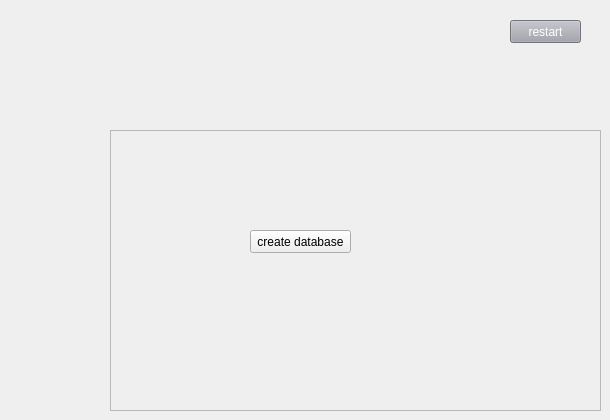
    <widget class="QWidget" name="tab_controlBanel">
     <property name="accessibleName">
      <string>tab_reporting</string>
     </property>
     <property name="styleSheet">
      <string notr="true">background-image: url(:/Icons/tab_theme.png);</string>
     </property>
     <attribute name="title">
      <string>Reporting</string>
     </attribute>
     <widget class="QFrame" name="frame_6">
      <property name="geometry">
       <rect>
        <x>110</x>
        <y>130</y>
        <width>491</width>
        <height>281</height>
       </rect>
      </property>
      <property name="frameShape">
       <enum>QFrame::StyledPanel</enum>
      </property>
      <property name="frameShadow">
       <enum>QFrame::Raised</enum>
      </property>
      <widget class="QPushButton" name="pushButton">
       <property name="geometry">
        <rect>
         <x>140</x>
         <y>100</y>
         <width>101</width>
         <height>23</height>
        </rect>
       </property>
       <property name="text">
        <string>create database</string>
       </property>
      </widget>
     </widget>
     <widget class="QPushButton" name="butRestart">
      <property name="geometry">
       <rect>
        <x>510</x>
        <y>20</y>
        <width>71</width>
        <height>23</height>
       </rect>
      </property>
      <property name="styleSheet">
       <string notr="true">background-color: rgb(161, 161, 171);
selection-background-color: rgb(77, 145, 215);
font: 75 9pt &quot;MS Shell Dlg 2&quot;;
selection-background-color: rgb(85, 85, 255);
color: rgb(255, 255, 255);</string>
      </property>
      <property name="text">
       <string>restart</string>
      </property>
     </widget>
    </widget>
